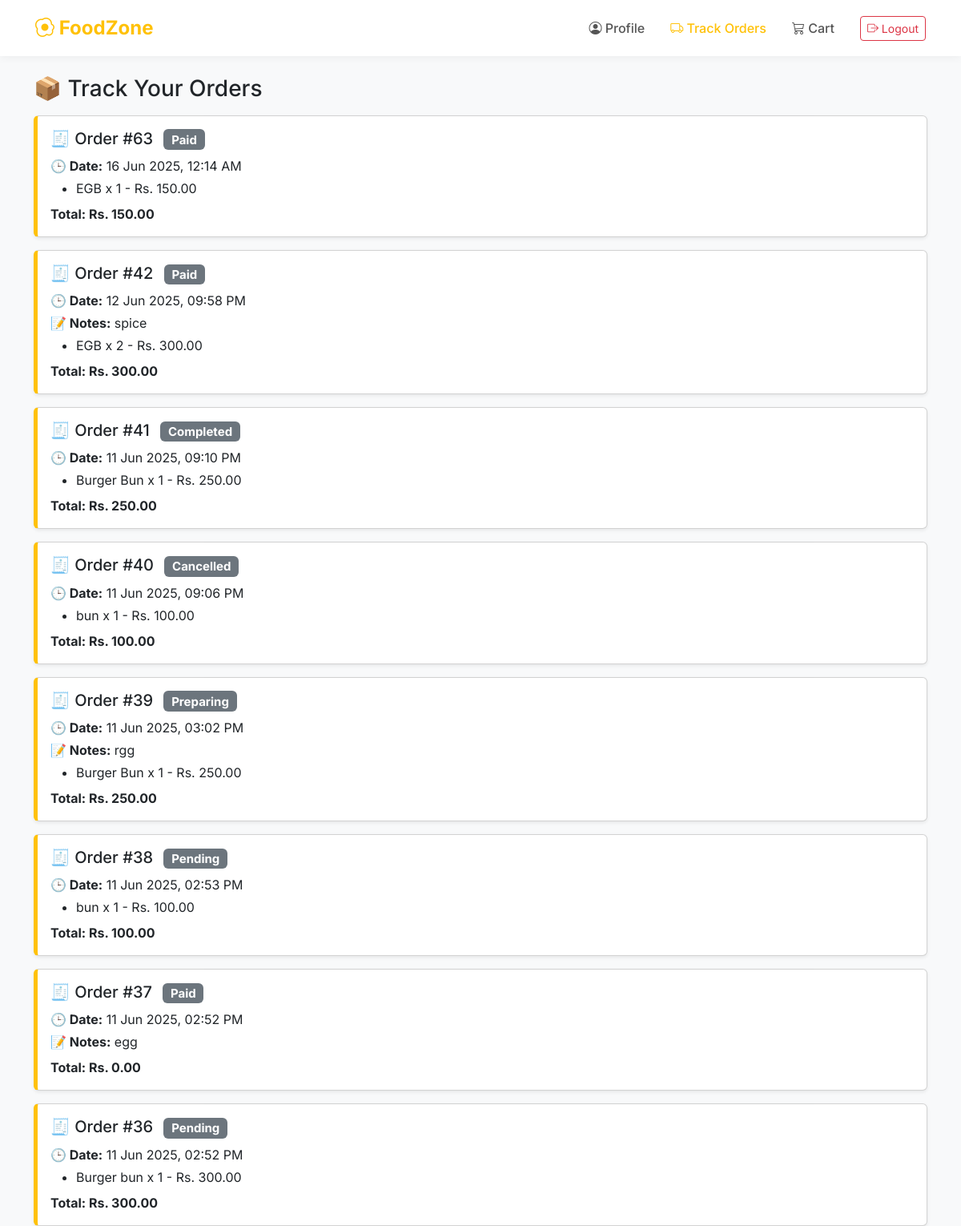
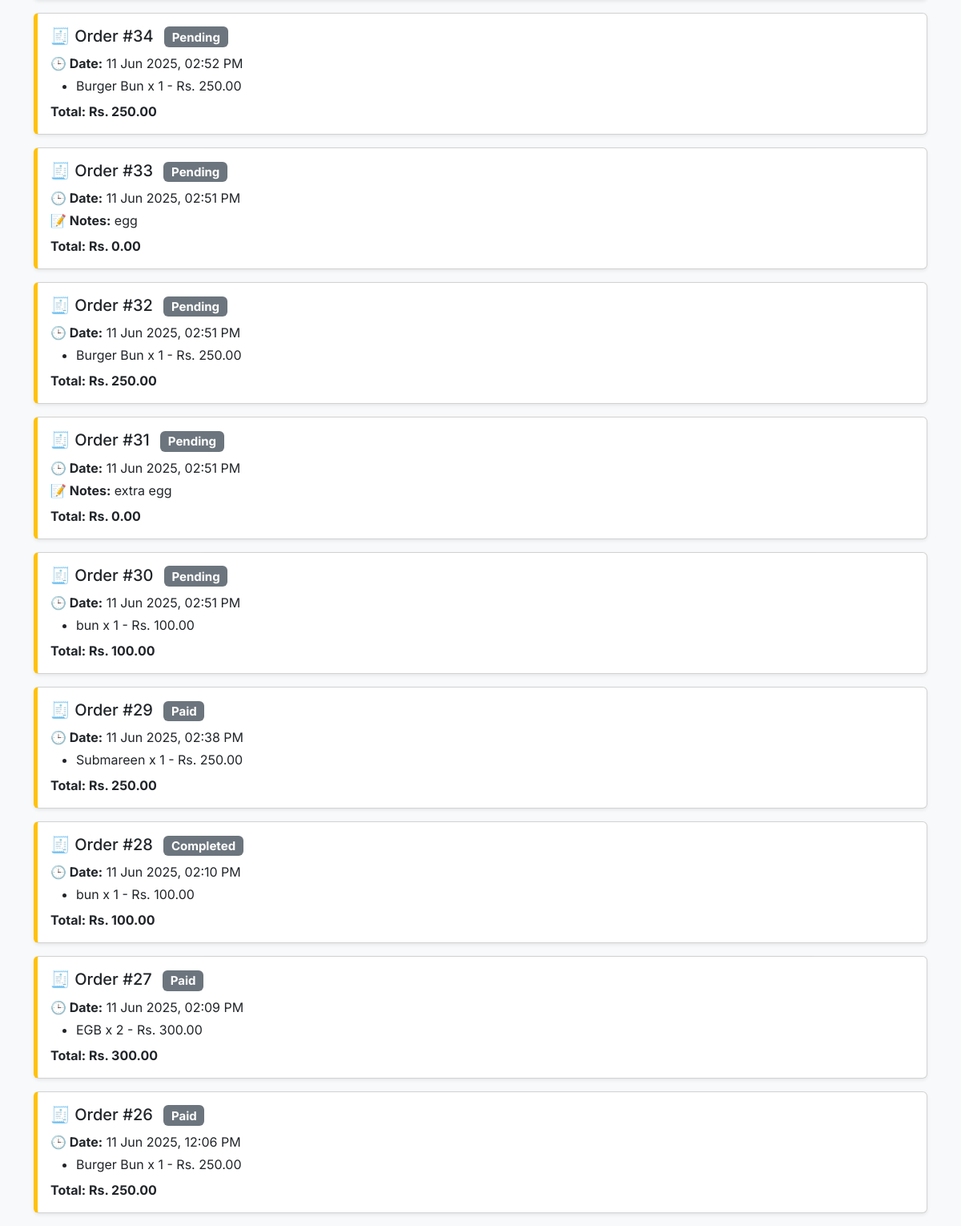
/customer/track_order.php (signed in), run on the app's committed database (2 pictures, top to bottom).
### tables this page shows
CREATE TABLE `orders` (
  `id` int(11) NOT NULL,
  `user_id` int(11) DEFAULT NULL,
  `order_date` datetime DEFAULT current_timestamp(),
  `status` varchar(50) NOT NULL DEFAULT 'Pending',
  `payment_method` varchar(50) DEFAULT NULL,
  `created_at` timestamp NOT NULL DEFAULT current_timestamp(),
  `name` varchar(100) DEFAULT NULL,
  `phone` varchar(20) DEFAULT NULL,
  `address` text DEFAULT NULL,
  `total` decimal(10,2) DEFAULT NULL,
  `notes` text DEFAULT NULL,
  `payment_status` varchar(50) NOT NULL DEFAULT 'Unpaid'
);

CREATE TABLE `order_items` (
  `id` int(11) NOT NULL,
  `order_id` int(11) NOT NULL,
  `food_id` int(11) NOT NULL,
  `quantity` int(11) NOT NULL,
  `price` decimal(10,2) DEFAULT NULL
);

CREATE TABLE `food_items` (
  `id` int(11) NOT NULL,
  `name` varchar(100) DEFAULT NULL,
  `description` text DEFAULT NULL,
  `price` decimal(10,2) DEFAULT NULL,
  `image` varchar(255) DEFAULT NULL,
  `category_id` int(11) DEFAULT NULL,
  `created_at` timestamp NOT NULL DEFAULT current_timestamp(),
  `category` varchar(50) DEFAULT 'Uncategorized',
  `new_category_id` int(11) DEFAULT NULL,
  `stock` int(11) NOT NULL DEFAULT 0
);

### customer/track_order.php (the view, shortened to what this page needs)
<?php
include("../includes/db.php");
$user_id = $_SESSION["user_id"];
$stmt = $conn->prepare("SELECT * FROM orders WHERE user_id = ? ORDER BY id DESC");
$stmt->bind_param("i", $user_id);
$stmt->execute();
$orders_result = $stmt->get_result();
?>
<!DOCTYPE html>
<html lang="en">
<head>
    <link href="https://cdn.jsdelivr.net/npm/bootstrap@5.3.0/dist/css/bootstrap.min.css" rel="stylesheet">
    <link href="https://cdn.jsdelivr.net/npm/bootstrap-icons/font/bootstrap-icons.css" rel="stylesheet">
</head>
<body class="bg-light">
<nav class="navbar navbar-expand-lg navbar-custom fixed-top">
    <div class="container-fluid">
        <a class="navbar-brand fs-4" href="menu.php"><i class="bi bi-egg-fried"></i> FoodZone</a>
        <div class="collapse navbar-collapse" id="navbarNav">
            <ul class="navbar-nav ms-auto align-items-center">
                <li class="nav-item"><a class="nav-link" href="profile.php"><i class="bi bi-person-circle"></i> Profile</a></li>
                <li class="nav-item"><a class="nav-link active" href="track_order.php"><i class="bi bi-truck"></i> Track Orders</a></li>
                <li class="nav-item">
                    <a class="nav-link cart-link" href="cart.php">
                        <i class="bi bi-cart3"></i> Cart
                    </a>
                </li>
                <li class="nav-item">
                    <a href="../logout.php" class="btn btn-sm btn-outline-danger ms-3"><i class="bi bi-box-arrow-right"></i> Logout</a>
                </li>
            </ul>
        </div>
    </div>
</nav>
<div class="container mt-4">
    <h3>📦 Track Your Orders</h3>
    <?php if ($orders_result->num_rows === 0): ?>
        <div class="alert alert-info mt-4">You haven't placed any orders yet.</div>
    <?php else: ?>
        <?php while ($order = $orders_result->fetch_assoc()): ?>
            <?php
            $order_id = $order["id"];
            $order_notes = $order["notes"] ?? '';
            $order_date = date("d M Y, h:i A", strtotime($order["order_date"]));
            $item_stmt = $conn->prepare("
                SELECT oi.*, fi.name
                FROM order_items oi
                JOIN food_items fi ON oi.food_id = fi.id
                WHERE oi.order_id = ?
            ");
            $item_stmt->bind_param("i", $order_id);
            $item_stmt->execute();
            $items_result = $item_stmt->get_result();
            $total = 0;
            $items = [];
            while ($item = $items_result->fetch_assoc()) {
                $item_total = $item['price'] * $item['quantity'];
                $total += $item_total;
                $items[] = $item;
            }
            ?>
            <div class="card my-3 shadow-sm">
                <div class="card-body">
                    <h5 class="card-title">
                        🧾 Order #<?= $order_id ?>
                        <span class="badge bg-secondary ms-2"><?= ucfirst($order['status']) ?></span>
                    </h5>
                    <p class="mb-1"><strong>🕒 Date:</strong> <?= $order_date ?></p>
                    <?php if (!empty($order_notes)): ?>
                        <p class="mb-1"><strong>📝 Notes:</strong> <?= nl2br(htmlspecialchars($order_notes)) ?></p>
                    <?php endif; ?>
                    <ul class="mb-2">
                        <?php foreach ($items as $item): ?>
                            <li><?= htmlspecialchars($item['name']) ?> x <?= $item['quantity'] ?> -
                                Rs. <?= number_format($item['price'] * $item['quantity'], 2) ?>
                            </li>
                        <?php endforeach; ?>
                    </ul>
                    <strong>Total: Rs. <?= number_format($total, 2) ?></strong>
                </div>
            </div>
        <?php endwhile; ?>
    <?php endif; ?>
</div>
</body>
</html>

### customer/track_order.php (style rules this page uses)
body { font-family: 'Inter', sans-serif; background-color: #f8f9fa; padding-top: 70px; }
.navbar-custom { background-color: #ffffff; box-shadow: 0 2px 10px rgba(0,0,0,0.05); padding: 0.75rem 2rem; font-weight: 500; }
.navbar-custom .navbar-brand { font-weight: 700; color: #ffc107 !important; }
.navbar-custom .nav-link { color: #555 !important; margin: 0 0.5rem; transition: color 0.2s; }
.navbar-custom .nav-link:hover, .navbar-custom .nav-link.active { color: #ffc107 !important; }
.navbar-custom .cart-link { position: relative; }
.card { border-left: 5px solid #ffc107; }

### data on the page
orders: id "63", status "Paid", order_date "16 Jun 2025, 12:14 AM", total "150.00"
order_items: food.name "EGB", quantity "1", $item['price']*$item['quantity'] "150.00"
orders: id "42", status "Paid", order_date "12 Jun 2025, 09:58 PM", notes "spice", total "300.00"
order_items: food.name "EGB", quantity "2", $item['price'] * $item['quantity'] "300.00"
orders: id "41", status "Completed", order_date "11 Jun 2025, 09:10 PM", total "250.00"
order_items: food.name "Burger Bun", quantity "1", $item['price']*$item['quantity'] "250.00"
orders: id "40", status "Cancelled", order_date "11 Jun 2025, 09:06 PM", total "100.00"
order_items: food.name "bun", quantity "1", $item['price']*$item['quantity'] "100.00"
orders: id "39", status "Preparing", order_date "11 Jun 2025, 03:02 PM", notes "rgg", total "250.00"
order_items: food.name "Burger Bun", quantity "1", $item['price']*$item['quantity'] "250.00"
orders: id "38", status "Pending", order_date "11 Jun 2025, 02:53 PM", total "100.00"
order_items: food.name "bun", quantity "1", $item['price']*$item['quantity'] "100.00"
orders: id "37", status "Paid", order_date "11 Jun 2025, 02:52 PM", notes "egg", total "0.00"
orders: id "36", status "Pending", order_date "11 Jun 2025, 02:52 PM", total "300.00"
order_items: food.name "Burger bun", quantity "1", $item['price']*$item['quantity'] "300.00"
orders: id "34", status "Pending", order_date "11 Jun 2025, 02:52 PM", total "250.00"
order_items: food.name "Burger Bun", quantity "1", $item['price']*$item['quantity'] "250.00"
orders: id "33", status "Pending", order_date "11 Jun 2025, 02:51 PM", notes "egg", total "0.00"
orders: id "32", status "Pending", order_date "11 Jun 2025, 02:51 PM", total "250.00"
order_items: food.name "Burger Bun", quantity "1", $item['price']*$item['quantity'] "250.00"
orders: id "31", status "Pending", order_date "11 Jun 2025, 02:51 PM", notes "extra egg", total "0.00"
orders: id "30", status "Pending", order_date "11 Jun 2025, 02:51 PM", total "100.00"
order_items: food.name "bun", quantity "1", $item['price']*$item['quantity'] "100.00"
orders: id "29", status "Paid", order_date "11 Jun 2025, 02:38 PM", total "250.00"
order_items: food.name "Submareen", quantity "1", $item['price']*$item['quantity'] "250.00"
orders: id "28", status "Completed", order_date "11 Jun 2025, 02:10 PM", total "100.00"
order_items: food.name "bun", quantity "1", $item['price']*$item['quantity'] "100.00"
orders: id "27", status "Paid", order_date "11 Jun 2025, 02:09 PM", total "300.00"
order_items: food.name "EGB", quantity "2", $item['price'] * $item['quantity'] "300.00"
orders: id "26", status "Paid", order_date "11 Jun 2025, 12:06 PM", total "250.00"
order_items: food.name "Burger Bun", quantity "1", $item['price']*$item['quantity'] "250.00"
